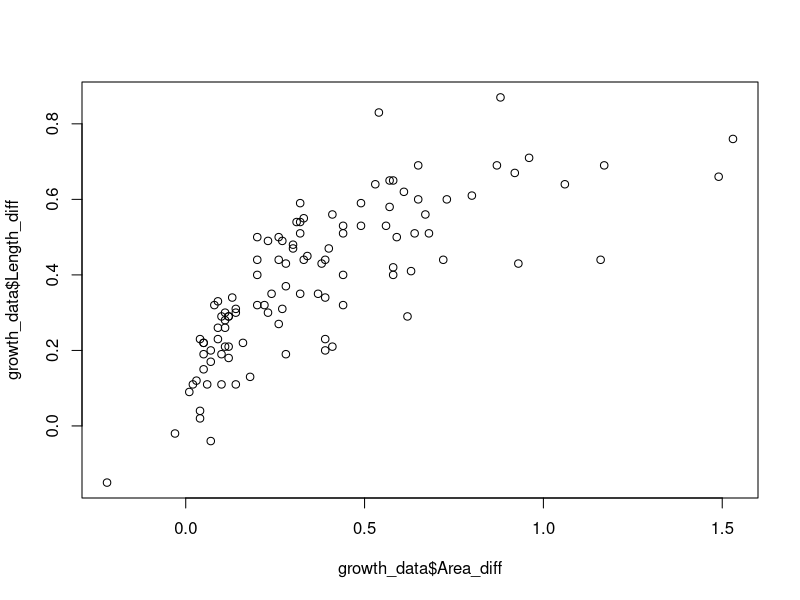
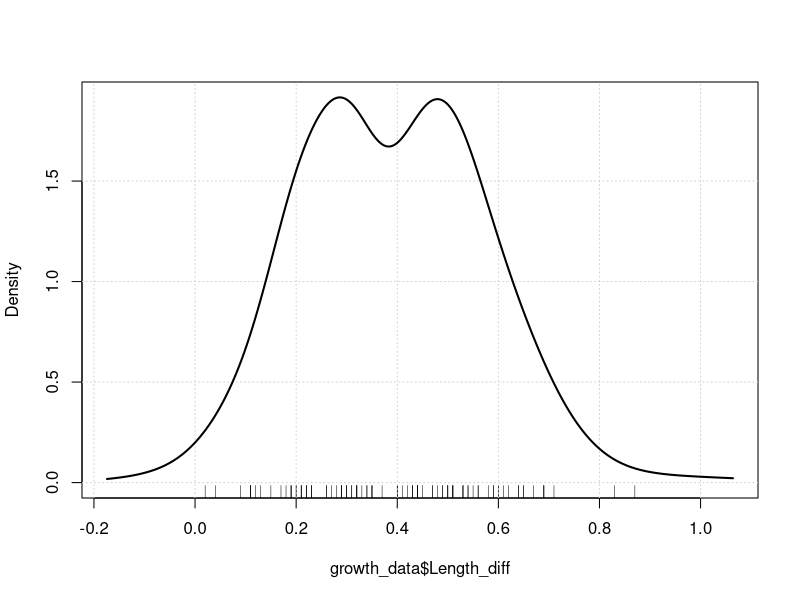

Write the R code that produced these figures, in order.
library(dplyr)
library(car)
#Clean growth data
growth_data = read.csv("data/growth_data.csv")

#inspect data
summary(growth_data)

#remove all specamens with negative length or area growth
plot(growth_data$Area_diff,growth_data$Length_diff)
growth_data = growth_data %>% filter(Length_diff >= 0, Area_diff>= 0)
growth_data = growth_data %>% filter(Area_diff< 1.4)


densityPlot(growth_data$Length_diff)


saveRDS(growth_data, "data/clean_growth_data.rds")


#Clean choice data
choice_experiment = read.csv("data/choice_data.csv")

#TODO fabi

saveRDS(choice_experiment, "data/clean_choice_data.rds")

